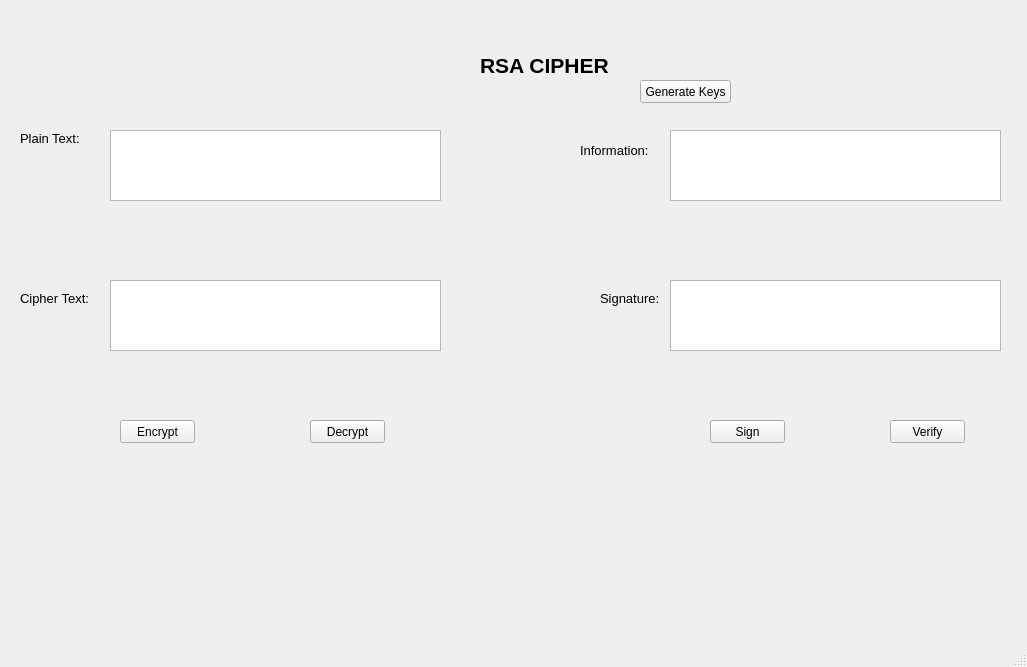
<?xml version="1.0" encoding="UTF-8"?>
<ui version="4.0">
 <class>MainWindow</class>
 <widget class="QMainWindow" name="MainWindow">
  <property name="geometry">
   <rect>
    <x>0</x>
    <y>0</y>
    <width>1027</width>
    <height>667</height>
   </rect>
  </property>
  <property name="windowTitle">
   <string>MainWindow</string>
  </property>
  <widget class="QWidget" name="centralwidget">
   <widget class="QLabel" name="label">
    <property name="geometry">
     <rect>
      <x>480</x>
      <y>40</y>
      <width>131</width>
      <height>51</height>
     </rect>
    </property>
    <property name="font">
     <font>
      <pointsize>16</pointsize>
      <weight>75</weight>
      <bold>true</bold>
     </font>
    </property>
    <property name="text">
     <string>RSA CIPHER</string>
    </property>
   </widget>
   <widget class="QLabel" name="label_2">
    <property name="geometry">
     <rect>
      <x>20</x>
      <y>130</y>
      <width>71</width>
      <height>16</height>
     </rect>
    </property>
    <property name="font">
     <font>
      <pointsize>10</pointsize>
     </font>
    </property>
    <property name="text">
     <string>Plain Text:</string>
    </property>
   </widget>
   <widget class="QLabel" name="label_3">
    <property name="geometry">
     <rect>
      <x>20</x>
      <y>290</y>
      <width>71</width>
      <height>16</height>
     </rect>
    </property>
    <property name="font">
     <font>
      <pointsize>10</pointsize>
     </font>
    </property>
    <property name="text">
     <string>Cipher Text:</string>
    </property>
   </widget>
   <widget class="QLabel" name="label_4">
    <property name="geometry">
     <rect>
      <x>580</x>
      <y>140</y>
      <width>81</width>
      <height>20</height>
     </rect>
    </property>
    <property name="font">
     <font>
      <pointsize>10</pointsize>
     </font>
    </property>
    <property name="text">
     <string>Information:</string>
    </property>
   </widget>
   <widget class="QLabel" name="label_5">
    <property name="geometry">
     <rect>
      <x>600</x>
      <y>290</y>
      <width>61</width>
      <height>16</height>
     </rect>
    </property>
    <property name="font">
     <font>
      <pointsize>10</pointsize>
     </font>
    </property>
    <property name="text">
     <string>Signature:</string>
    </property>
   </widget>
   <widget class="QTextEdit" name="txt_plaintext">
    <property name="geometry">
     <rect>
      <x>110</x>
      <y>130</y>
      <width>331</width>
      <height>71</height>
     </rect>
    </property>
   </widget>
   <widget class="QTextEdit" name="txt_ciphertext">
    <property name="geometry">
     <rect>
      <x>110</x>
      <y>280</y>
      <width>331</width>
      <height>71</height>
     </rect>
    </property>
   </widget>
   <widget class="QTextEdit" name="txt_information">
    <property name="geometry">
     <rect>
      <x>670</x>
      <y>130</y>
      <width>331</width>
      <height>71</height>
     </rect>
    </property>
   </widget>
   <widget class="QTextEdit" name="txt_signature">
    <property name="geometry">
     <rect>
      <x>670</x>
      <y>280</y>
      <width>331</width>
      <height>71</height>
     </rect>
    </property>
   </widget>
   <widget class="QPushButton" name="btn_gen_keys">
    <property name="geometry">
     <rect>
      <x>640</x>
      <y>80</y>
      <width>91</width>
      <height>23</height>
     </rect>
    </property>
    <property name="text">
     <string>Generate Keys</string>
    </property>
   </widget>
   <widget class="QPushButton" name="btn_encrypt">
    <property name="geometry">
     <rect>
      <x>120</x>
      <y>420</y>
      <width>75</width>
      <height>23</height>
     </rect>
    </property>
    <property name="text">
     <string>Encrypt</string>
    </property>
   </widget>
   <widget class="QPushButton" name="btn_decrypt">
    <property name="geometry">
     <rect>
      <x>310</x>
      <y>420</y>
      <width>75</width>
      <height>23</height>
     </rect>
    </property>
    <property name="text">
     <string>Decrypt</string>
    </property>
   </widget>
   <widget class="QPushButton" name="btn_sign">
    <property name="geometry">
     <rect>
      <x>710</x>
      <y>420</y>
      <width>75</width>
      <height>23</height>
     </rect>
    </property>
    <property name="text">
     <string>Sign</string>
    </property>
   </widget>
   <widget class="QPushButton" name="btn_verify">
    <property name="geometry">
     <rect>
      <x>890</x>
      <y>420</y>
      <width>75</width>
      <height>23</height>
     </rect>
    </property>
    <property name="text">
     <string>Verify</string>
    </property>
   </widget>
  </widget>
  <widget class="QMenuBar" name="menubar">
   <property name="geometry">
    <rect>
     <x>0</x>
     <y>0</y>
     <width>1027</width>
     <height>21</height>
    </rect>
   </property>
  </widget>
  <widget class="QStatusBar" name="statusbar"/>
 </widget>
 <resources/>
 <connections/>
</ui>
